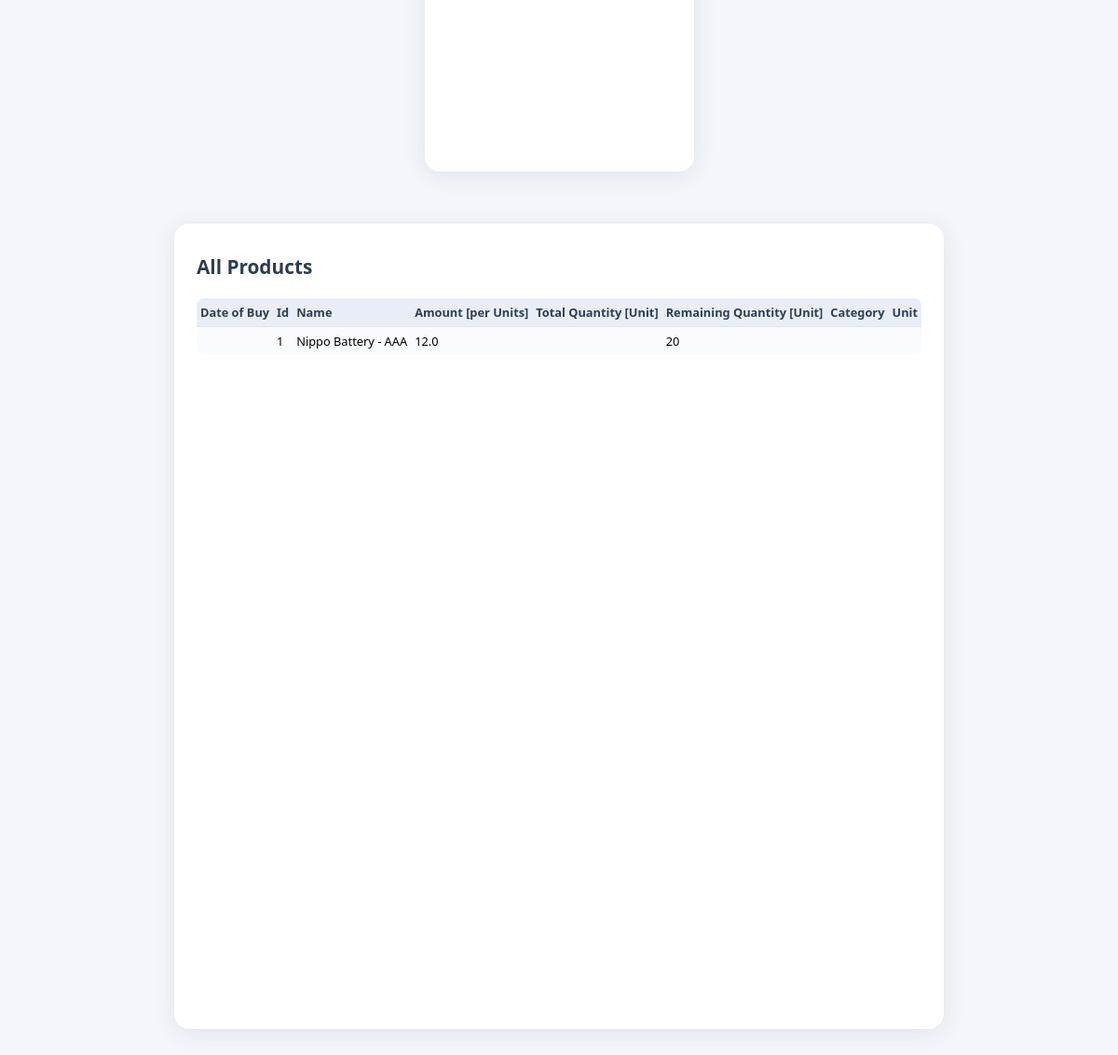
The app's page /add_product_page (lower part), older data.
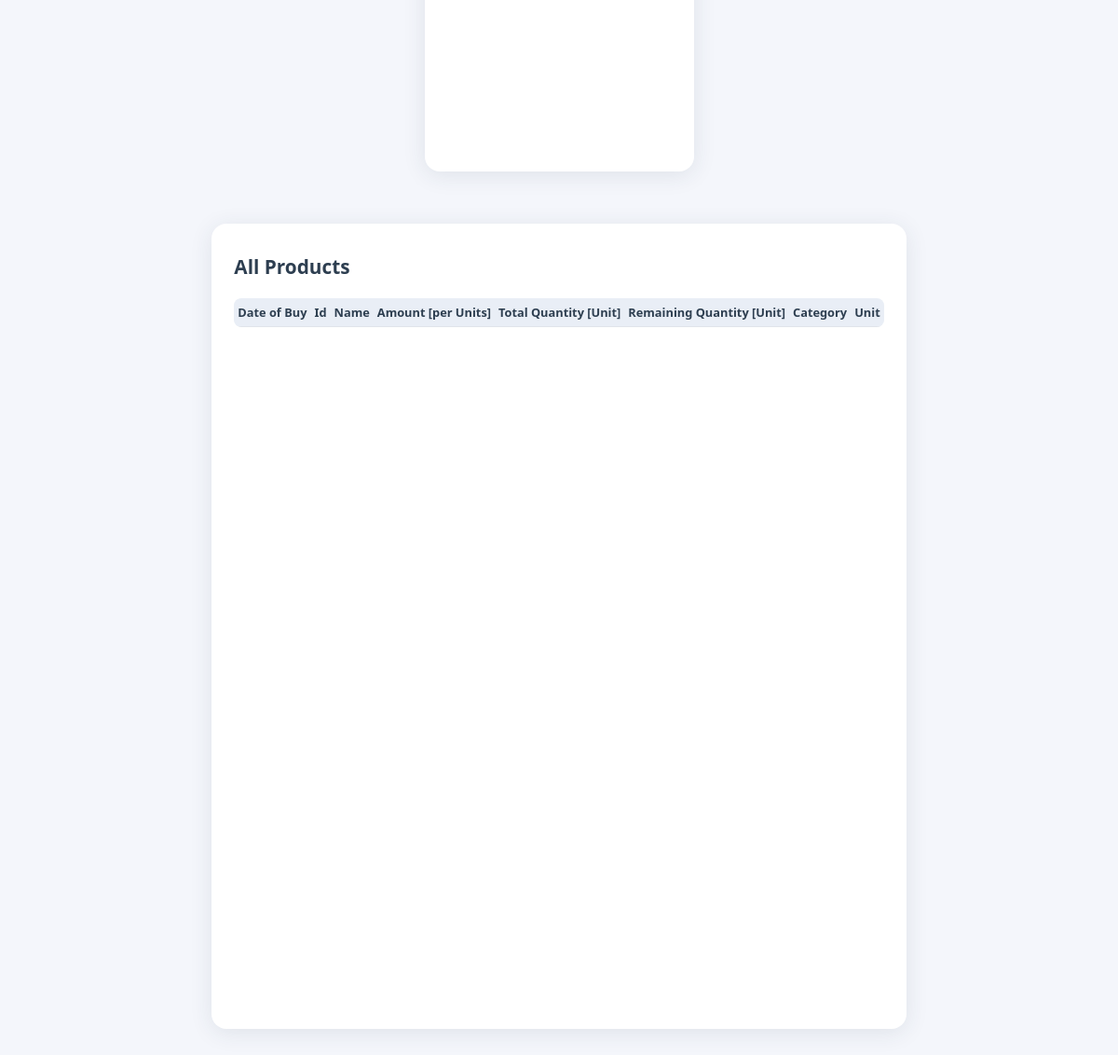
The same page, newer data.
### tables this page shows
CREATE TABLE products (
                                id INTEGER PRIMARY KEY,
                                name TEXT NOT NULL,
                                amount_per_piece REAL NOT NULL,
                                total_quantity INTEGER NOT NULL,
                                original_quantity INTEGER NOT NULL,
                                category TEXT,
                                unit TEXT,
                                date_of_buy TEXT
                            );

### app.py (the view)
@app.route('/add_product_page')
def add_product_page():
    conn = get_db_connection()
    products = conn.execute('SELECT * FROM products').fetchall()
    conn.close()
    products = [dict(p) for p in products]
    return render_template('addProduct.html', products=products)

### app.py (called while the page is built)
def get_db_connection():
    conn = sqlite3.connect('database.db')
    conn.row_factory = sqlite3.Row  # To return results as dictionaries
    return conn

### templates/addProduct.html (shortened to what this page needs)
<!DOCTYPE html>
<html lang="en">
<head>
    <link rel="stylesheet" href="{{ url_for('static', filename='style.css') }}">
</head>
<body>
    <main class="dashboard-container">
        <section class="card">
        </section>
        <section class="card">
            <h2>All Products</h2>
            <table class="styled-table">
                <thead>
                    <tr>
                        <th>Date of Buy</th>
                        <th>Id</th>
                        <th>Name</th>
                        <th>Amount [per Units]</th>
                        <th>Total Quantity [Unit]</th>
                        <th>Remaining Quantity [Unit]</th>
                        <th>Category</th>
                        <th>Unit</th>
                    </tr>
                </thead>
                <tbody>
                    {% for product in products %}
                    <tr>
                        <td>{{ product['date_of_buy'] }}</td>
                        <td>{{ product['id'] }}</td>
                        <td>{{ product['name'] }}</td>
                        <td>{{ product['amount_per_piece'] }}</td>
                        <td>{{ product['original_quantity'] }}</td>
                        <td>{{ product['total_quantity'] }}</td>
                        <td>{{ product['category'] }}</td>
                        <td>{{ product['unit'] }}</td>
                    </tr>
                    {% endfor %}
                </tbody>
            </table>
        </section>
    </main>
</body>
</html>

### static/style.css (style rules this page uses)
body { font-family: 'Segoe UI', Arial, sans-serif; background: #f4f6fb; margin: 0; min-height: 100vh; }
.dashboard-container { display: flex; flex-wrap: wrap; justify-content: center; gap: 2rem; padding: 2rem; max-width: 1400px; margin: 0 auto; }
.card { background: #fff; border-radius: 16px; box-shadow: 0 4px 24px rgba(44, 62, 80, 0.10); padding: 2rem 1.5rem; min-width: 400px; max-width: 1200px; flex: 1 1 800px; margin-bottom: 2rem; }
.card h2 { margin-top: 0; color: #2d3e50; font-size: 1.3rem; margin-bottom: 1.2rem; }
.styled-table { width: 100%; border-collapse: collapse; margin-bottom: 1.5rem; background: #fafbfc; border-radius: 8px; overflow: hidden; font-size: 0.9rem; }
.styled-table th, .styled-table td { padding: 8px 6px; border-bottom: 1px solid #e0e4ea; text-align: left; white-space: nowrap; }
.styled-table th { background: #e9eef6; color: #2d3e50; font-weight: 600; font-size: 0.85rem; }
@media (max-width: 1200px) { .dashboard-container { flex-direction: column; align-items: center; gap: 1.5rem; padding: 1rem; } }
@media (max-width: 1200px) { .card { max-width: 95vw; min-width: unset; } }
@media (max-width: 1200px) { .styled-table { font-size: 0.8rem; } }
@media (max-width: 1200px) { .styled-table th, .styled-table td { padding: 6px 4px; font-size: 0.8rem; } }

Row changes from the older to the newer data that the page shows:
removed products: id "1", name "Nippo Battery - AAA", amount_per_piece "12.0", total_quantity "20"
